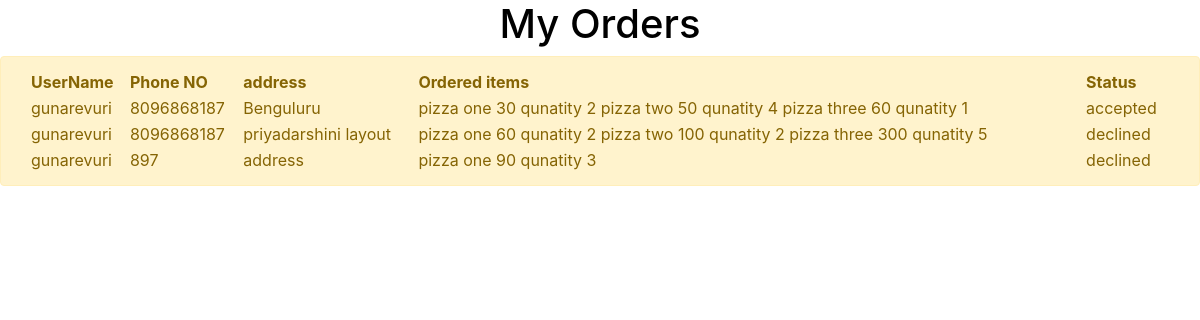
Screenshot of /myorders/ (signed in) with the database file from the repository.
### pizzaapp/models.py (models this page shows)
class OrderModel(models.Model):
	username = models.CharField(max_length = 10)
	phoneno = models.IntegerField(default = 0)
	address = models.CharField( max_length = 100)
	ordereditems = models.CharField(max_length = 100)
	status = models.CharField(max_length = 10, default = 'pending')

### pizzaapp/views.py (the view)
# urls.py: path('myorders/', myorders, name= 'myorders'),
def myorders(request):
	if not request.user.is_authenticated:
		return redirect(userloginview)
	orders = OrderModel.objects.filter(username = request.user.username).all()
	return render(request, 'pizzaapp/myorders.html', {'orders': orders})

### templates/pizzaapp/myorders.html
{% extends 'pizzaapp/base.html' %}
{% block content %}
<h1 style="text-align: center;color: black;">My Orders</h1>
<div class="alert alert-warning" role = "alert">
<table class="container">
	<tr>
		<th>UserName</th>
		<th>Phone NO</th>
		<th>address</th>
		<th>Ordered items</th>
		<th>Status</th>
	</tr>
	{% for order in orders %}
	<tr>
		<td> {{ order.username }} </td>
		<td> {{ order.phoneno }} </td>
		<td> {{ order.address }}</td>
		<td>{{ order.ordereditems }}</td>
		<td>{{ order.status}}</td>
	</tr>
	{% endfor %}
</table>
</div>
{% endblock %}

### rows the page displays
OrderModel: username "gunarevuri", phoneno "8096868187", address "Benguluru", ordereditems "pizza one 30 qunatity 2 pizza two 50 qunatity 4 pizza three 60 qunatity 1", status "accepted"
OrderModel: username "gunarevuri", phoneno "8096868187", address "priyadarshini layout", ordereditems "pizza one 60 qunatity 2 pizza two 100 qunatity 2 pizza three 300 qunatity 5", status "declined"
OrderModel: username "gunarevuri", phoneno "897", address "address", ordereditems "pizza one 90 qunatity 3", status "declined"
